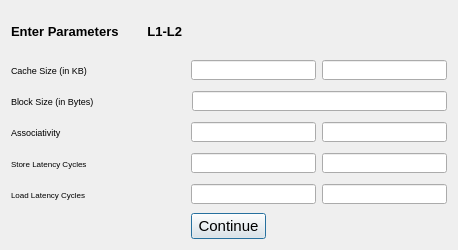
<?xml version="1.0" encoding="UTF-8"?>
<ui version="4.0">
 <class>CacheConfig</class>
 <widget class="QDialog" name="CacheConfig">
  <property name="geometry">
   <rect>
    <x>0</x>
    <y>0</y>
    <width>458</width>
    <height>250</height>
   </rect>
  </property>
  <property name="sizePolicy">
   <sizepolicy hsizetype="Fixed" vsizetype="Fixed">
    <horstretch>0</horstretch>
    <verstretch>0</verstretch>
   </sizepolicy>
  </property>
  <property name="minimumSize">
   <size>
    <width>458</width>
    <height>250</height>
   </size>
  </property>
  <property name="maximumSize">
   <size>
    <width>458</width>
    <height>250</height>
   </size>
  </property>
  <property name="windowTitle">
   <string>Cache Configuration</string>
  </property>
  <layout class="QVBoxLayout" name="verticalLayout_2">
   <item>
    <widget class="QLabel" name="label_4">
     <property name="font">
      <font>
       <pointsize>10</pointsize>
       <weight>75</weight>
       <bold>true</bold>
      </font>
     </property>
     <property name="text">
      <string>Enter Parameters        L1-L2</string>
     </property>
    </widget>
   </item>
   <item>
    <layout class="QHBoxLayout" name="horizontalLayout_3">
     <item>
      <widget class="QLabel" name="label">
       <property name="sizePolicy">
        <sizepolicy hsizetype="Fixed" vsizetype="Fixed">
         <horstretch>0</horstretch>
         <verstretch>0</verstretch>
        </sizepolicy>
       </property>
       <property name="minimumSize">
        <size>
         <width>178</width>
         <height>25</height>
        </size>
       </property>
       <property name="maximumSize">
        <size>
         <width>178</width>
         <height>25</height>
        </size>
       </property>
       <property name="font">
        <font>
         <pointsize>7</pointsize>
        </font>
       </property>
       <property name="text">
        <string>Cache Size (in KB)</string>
       </property>
      </widget>
     </item>
     <item>
      <widget class="QLineEdit" name="lineEdit">
       <property name="sizePolicy">
        <sizepolicy hsizetype="Fixed" vsizetype="Fixed">
         <horstretch>0</horstretch>
         <verstretch>0</verstretch>
        </sizepolicy>
       </property>
       <property name="minimumSize">
        <size>
         <width>125</width>
         <height>20</height>
        </size>
       </property>
       <property name="maximumSize">
        <size>
         <width>125</width>
         <height>20</height>
        </size>
       </property>
      </widget>
     </item>
     <item>
      <widget class="QLineEdit" name="lineEdit_6">
       <property name="sizePolicy">
        <sizepolicy hsizetype="Fixed" vsizetype="Fixed">
         <horstretch>0</horstretch>
         <verstretch>0</verstretch>
        </sizepolicy>
       </property>
       <property name="minimumSize">
        <size>
         <width>125</width>
         <height>20</height>
        </size>
       </property>
       <property name="maximumSize">
        <size>
         <width>125</width>
         <height>20</height>
        </size>
       </property>
      </widget>
     </item>
    </layout>
   </item>
   <item>
    <layout class="QHBoxLayout" name="horizontalLayout">
     <item>
      <widget class="QLabel" name="label_2">
       <property name="sizePolicy">
        <sizepolicy hsizetype="Fixed" vsizetype="Fixed">
         <horstretch>0</horstretch>
         <verstretch>0</verstretch>
        </sizepolicy>
       </property>
       <property name="minimumSize">
        <size>
         <width>175</width>
         <height>25</height>
        </size>
       </property>
       <property name="maximumSize">
        <size>
         <width>175</width>
         <height>25</height>
        </size>
       </property>
       <property name="font">
        <font>
         <pointsize>7</pointsize>
        </font>
       </property>
       <property name="text">
        <string>Block Size (in Bytes)</string>
       </property>
      </widget>
     </item>
     <item>
      <widget class="QLineEdit" name="lineEdit_2">
       <property name="sizePolicy">
        <sizepolicy hsizetype="Fixed" vsizetype="Fixed">
         <horstretch>0</horstretch>
         <verstretch>0</verstretch>
        </sizepolicy>
       </property>
       <property name="minimumSize">
        <size>
         <width>255</width>
         <height>20</height>
        </size>
       </property>
       <property name="maximumSize">
        <size>
         <width>255</width>
         <height>20</height>
        </size>
       </property>
      </widget>
     </item>
    </layout>
   </item>
   <item>
    <layout class="QHBoxLayout" name="horizontalLayout_2">
     <item>
      <widget class="QLabel" name="label_3">
       <property name="sizePolicy">
        <sizepolicy hsizetype="Fixed" vsizetype="Fixed">
         <horstretch>0</horstretch>
         <verstretch>0</verstretch>
        </sizepolicy>
       </property>
       <property name="minimumSize">
        <size>
         <width>178</width>
         <height>25</height>
        </size>
       </property>
       <property name="maximumSize">
        <size>
         <width>178</width>
         <height>25</height>
        </size>
       </property>
       <property name="font">
        <font>
         <pointsize>7</pointsize>
        </font>
       </property>
       <property name="text">
        <string>Associativity</string>
       </property>
      </widget>
     </item>
     <item>
      <widget class="QLineEdit" name="lineEdit_3">
       <property name="sizePolicy">
        <sizepolicy hsizetype="Fixed" vsizetype="Fixed">
         <horstretch>0</horstretch>
         <verstretch>0</verstretch>
        </sizepolicy>
       </property>
       <property name="minimumSize">
        <size>
         <width>125</width>
         <height>20</height>
        </size>
       </property>
       <property name="maximumSize">
        <size>
         <width>125</width>
         <height>20</height>
        </size>
       </property>
      </widget>
     </item>
     <item>
      <widget class="QLineEdit" name="lineEdit_7">
       <property name="sizePolicy">
        <sizepolicy hsizetype="Fixed" vsizetype="Fixed">
         <horstretch>0</horstretch>
         <verstretch>0</verstretch>
        </sizepolicy>
       </property>
       <property name="minimumSize">
        <size>
         <width>125</width>
         <height>20</height>
        </size>
       </property>
       <property name="maximumSize">
        <size>
         <width>125</width>
         <height>20</height>
        </size>
       </property>
      </widget>
     </item>
    </layout>
   </item>
   <item>
    <layout class="QHBoxLayout" name="horizontalLayout_4">
     <item>
      <widget class="QLabel" name="label_5">
       <property name="sizePolicy">
        <sizepolicy hsizetype="Fixed" vsizetype="Fixed">
         <horstretch>0</horstretch>
         <verstretch>0</verstretch>
        </sizepolicy>
       </property>
       <property name="minimumSize">
        <size>
         <width>178</width>
         <height>25</height>
        </size>
       </property>
       <property name="maximumSize">
        <size>
         <width>178</width>
         <height>25</height>
        </size>
       </property>
       <property name="font">
        <font>
         <pointsize>6</pointsize>
        </font>
       </property>
       <property name="text">
        <string>Store Latency Cycles</string>
       </property>
      </widget>
     </item>
     <item>
      <widget class="QLineEdit" name="lineEdit_4">
       <property name="sizePolicy">
        <sizepolicy hsizetype="Fixed" vsizetype="Fixed">
         <horstretch>0</horstretch>
         <verstretch>0</verstretch>
        </sizepolicy>
       </property>
       <property name="minimumSize">
        <size>
         <width>125</width>
         <height>20</height>
        </size>
       </property>
       <property name="maximumSize">
        <size>
         <width>125</width>
         <height>20</height>
        </size>
       </property>
      </widget>
     </item>
     <item>
      <widget class="QLineEdit" name="lineEdit_8">
       <property name="sizePolicy">
        <sizepolicy hsizetype="Fixed" vsizetype="Fixed">
         <horstretch>0</horstretch>
         <verstretch>0</verstretch>
        </sizepolicy>
       </property>
       <property name="minimumSize">
        <size>
         <width>125</width>
         <height>20</height>
        </size>
       </property>
       <property name="maximumSize">
        <size>
         <width>125</width>
         <height>20</height>
        </size>
       </property>
      </widget>
     </item>
    </layout>
   </item>
   <item>
    <layout class="QHBoxLayout" name="horizontalLayout_5">
     <item>
      <widget class="QLabel" name="label_6">
       <property name="sizePolicy">
        <sizepolicy hsizetype="Fixed" vsizetype="Fixed">
         <horstretch>0</horstretch>
         <verstretch>0</verstretch>
        </sizepolicy>
       </property>
       <property name="minimumSize">
        <size>
         <width>178</width>
         <height>25</height>
        </size>
       </property>
       <property name="maximumSize">
        <size>
         <width>178</width>
         <height>25</height>
        </size>
       </property>
       <property name="font">
        <font>
         <pointsize>6</pointsize>
        </font>
       </property>
       <property name="text">
        <string>Load Latency Cycles</string>
       </property>
      </widget>
     </item>
     <item>
      <widget class="QLineEdit" name="lineEdit_5">
       <property name="sizePolicy">
        <sizepolicy hsizetype="Fixed" vsizetype="Fixed">
         <horstretch>0</horstretch>
         <verstretch>0</verstretch>
        </sizepolicy>
       </property>
       <property name="minimumSize">
        <size>
         <width>125</width>
         <height>20</height>
        </size>
       </property>
       <property name="maximumSize">
        <size>
         <width>125</width>
         <height>20</height>
        </size>
       </property>
      </widget>
     </item>
     <item>
      <widget class="QLineEdit" name="lineEdit_9">
       <property name="sizePolicy">
        <sizepolicy hsizetype="Fixed" vsizetype="Fixed">
         <horstretch>0</horstretch>
         <verstretch>0</verstretch>
        </sizepolicy>
       </property>
       <property name="minimumSize">
        <size>
         <width>125</width>
         <height>20</height>
        </size>
       </property>
       <property name="maximumSize">
        <size>
         <width>125</width>
         <height>20</height>
        </size>
       </property>
      </widget>
     </item>
    </layout>
   </item>
   <item alignment="Qt::AlignHCenter">
    <widget class="QPushButton" name="pushButton">
     <property name="sizePolicy">
      <sizepolicy hsizetype="Fixed" vsizetype="Fixed">
       <horstretch>0</horstretch>
       <verstretch>0</verstretch>
      </sizepolicy>
     </property>
     <property name="minimumSize">
      <size>
       <width>75</width>
       <height>26</height>
      </size>
     </property>
     <property name="maximumSize">
      <size>
       <width>75</width>
       <height>26</height>
      </size>
     </property>
     <property name="font">
      <font>
       <pointsize>11</pointsize>
      </font>
     </property>
     <property name="text">
      <string>Continue</string>
     </property>
    </widget>
   </item>
  </layout>
 </widget>
 <tabstops>
  <tabstop>lineEdit_2</tabstop>
 </tabstops>
 <resources/>
 <connections/>
</ui>
